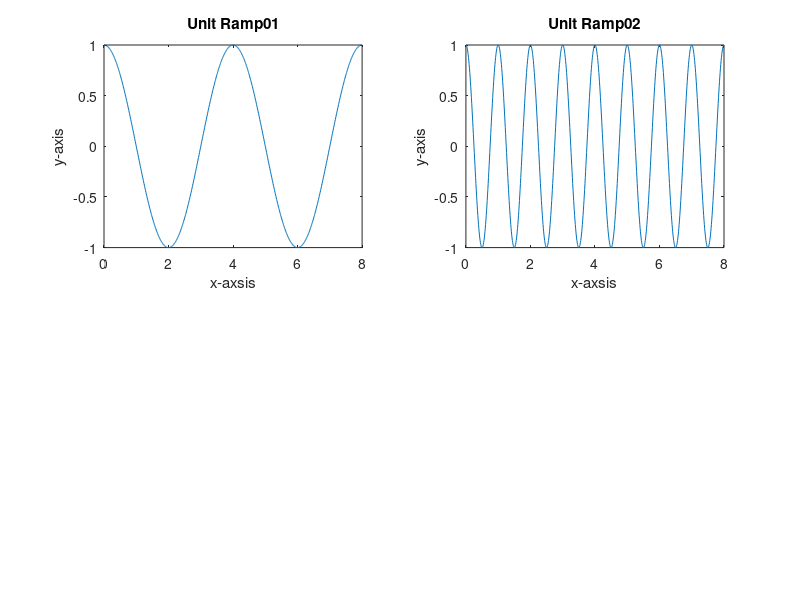

Write the MATLAB code that produced this figure.
%x=cos(pi*t/2);
t=0:0.01:8;
x=cos(pi*t/2);
subplot(2,2,1);
plot(t,x);
xlabel('x-axsis');
ylabel('y-axis');
title('Unit Ramp01');
%y=cos(2*pi*t); 
y=cos(2*pi*t);
subplot(2,2,2);
plot(t,y);
xlabel('x-axsis');
ylabel('y-axis');
title('Unit Ramp02');
